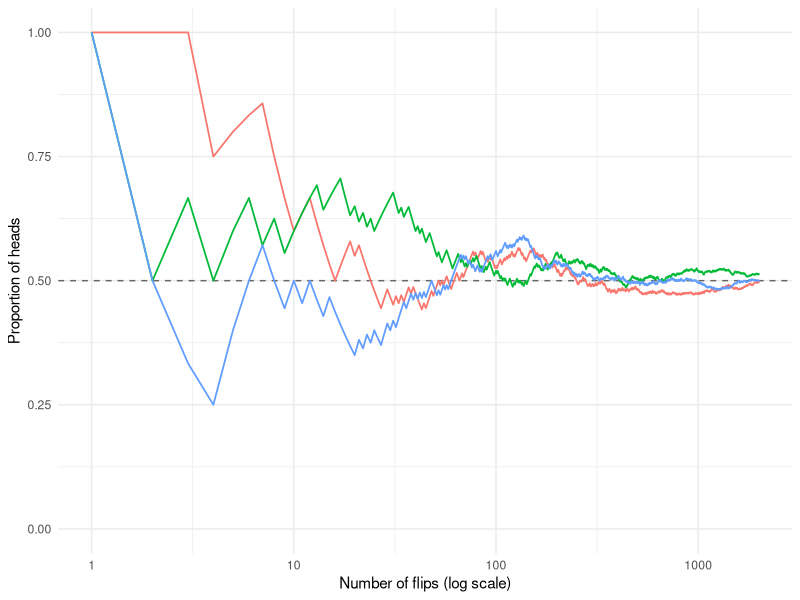
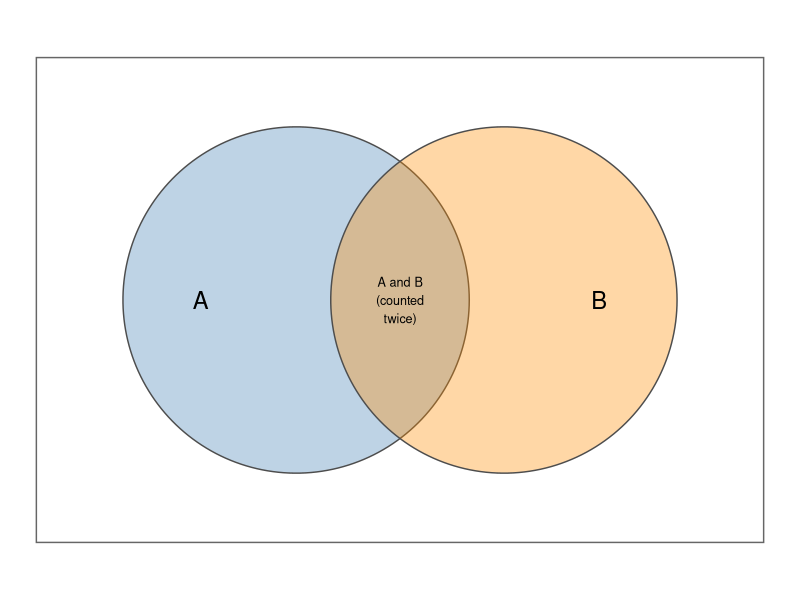
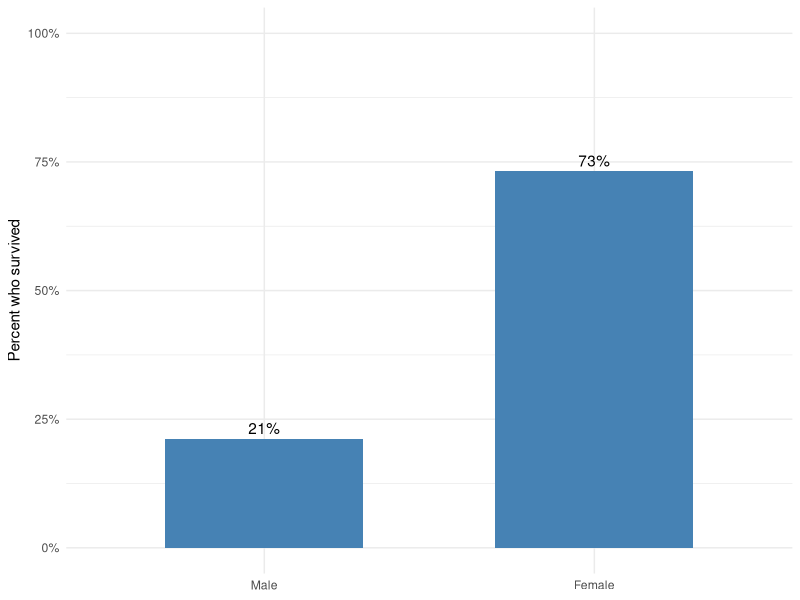
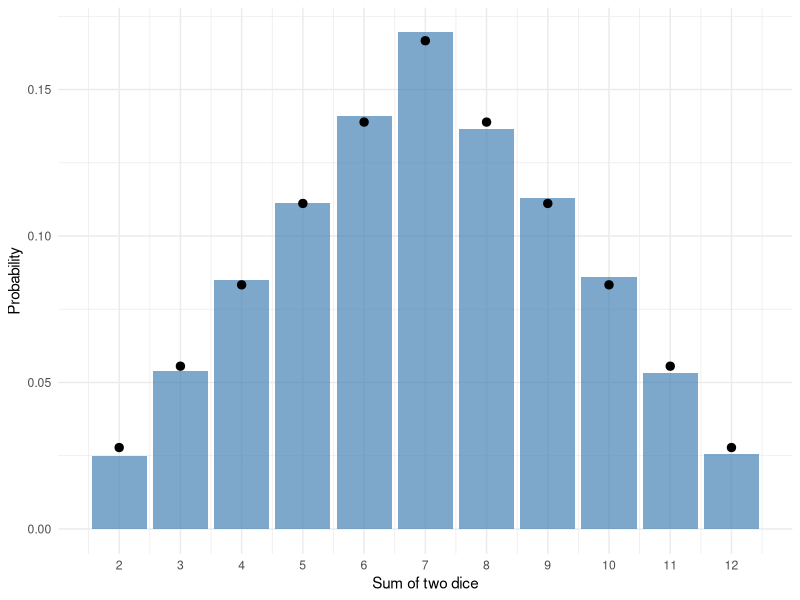
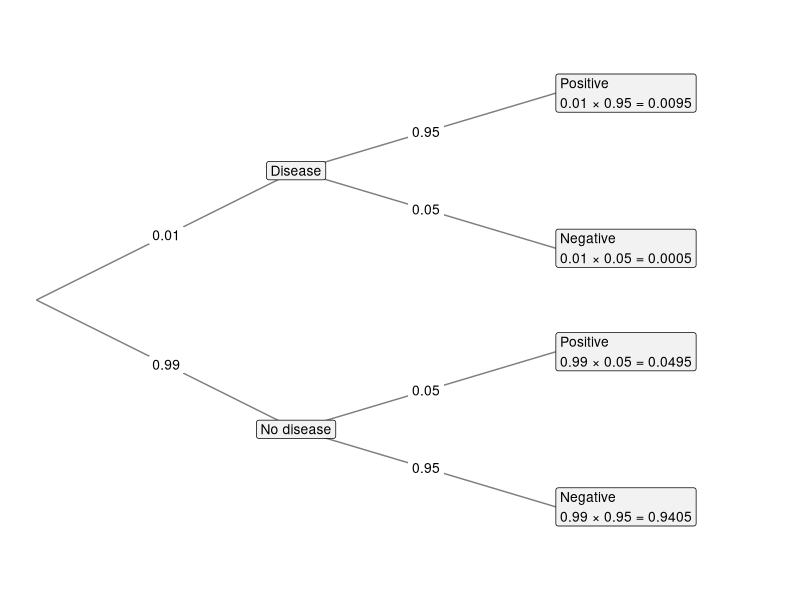

The R script that drew these images, in order:
## ---- chunk 1
#| label: coin-flips
#| echo: false
set.seed(113)
flips <- sample(c("H", "T"), size = 10000, replace = TRUE)
ten <- flips[1:10]
## ---- chunk 2
#| label: tbl-coin
#| tbl-cap: "The proportion of heads after more and more flips of a fair coin."
#| echo: false
n <- c(10, 100, 1000, 10000)
heads <- sapply(n, function(k) sum(flips[1:k] == "H"))
knitr::kable(
  data.frame(n, heads, heads / n),
  col.names = c("Number of flips", "Number of heads", "Proportion of heads"),
  format.args = list(big.mark = ","),
  digits = 4
)
## ---- chunk 3
#| label: fig-lln
#| fig-cap: "The running proportion of heads in three separate sequences of 2,000 flips of a fair coin. Each sequence wanders early on, but all settle near 0.5."
#| echo: false
#| fig-width: 7
#| fig-height: 3.5
library(ggplot2)
set.seed(2026)
n <- 2000
runs <- do.call(rbind, lapply(1:3, function(i) {
  heads <- sample(c(1, 0), size = n, replace = TRUE)
  data.frame(flip = 1:n, prop = cumsum(heads) / (1:n), run = factor(i))
}))
ggplot(runs, aes(x = flip, y = prop, colour = run)) +
  geom_hline(yintercept = 0.5, linetype = "dashed", colour = "grey40") +
  geom_line(linewidth = 0.6) +
  scale_x_log10() +
  coord_cartesian(ylim = c(0, 1)) +
  labs(x = "Number of flips (log scale)", y = "Proportion of heads") +
  theme_minimal() +
  theme(legend.position = "none")
## ---- chunk 4
#| label: fig-venn
#| fig-cap: "A Venn diagram. The rectangle is the sample space, and each circle is an event. Outcomes in the overlap belong to both $A$ and $B$, so adding $P(A)$ and $P(B)$ counts them twice."
#| echo: false
#| fig-width: 5
#| fig-height: 3
circle <- function(x0, label, r = 1, n = 200) {
  t <- seq(0, 2 * pi, length.out = n)
  data.frame(x = x0 + r * cos(t), y = r * sin(t), event = label)
}
circles <- rbind(circle(-0.6, "A"), circle(0.6, "B"))
ggplot() +
  annotate("rect", xmin = -2.1, xmax = 2.1, ymin = -1.4, ymax = 1.4,
           fill = NA, colour = "grey40") +
  geom_polygon(data = circles, aes(x, y, group = event, fill = event),
               alpha = 0.35, colour = "grey30") +
  annotate("text", x = c(-1.15, 1.15), y = 0, label = c("A", "B"), size = 6) +
  annotate("text", x = 0, y = 0, label = "A and B\n(counted\ntwice)", size = 3.2) +
  scale_fill_manual(values = c(A = "steelblue", B = "darkorange")) +
  coord_equal() +
  theme_void() +
  theme(legend.position = "none")
## ---- chunk 5
#| label: tbl-titanic
#| tbl-cap: "People aboard the *Titanic*, by sex and survival."
#| echo: false
titanic <- margin.table(Titanic, c("Sex", "Survived"))
titanic_table <- function(x, digits = 0) {
  tab <- as.data.frame.matrix(x)
  names(tab) <- c("Did not survive", "Survived", if (ncol(tab) == 3) "Total")
  rownames(tab)[rownames(tab) == "Sum"] <- "Total"
  knitr::kable(tab, digits = digits, format.args = list(big.mark = ","))
}
titanic_table(addmargins(titanic))
## ---- chunk 6
#| label: tbl-titanic-prop
#| tbl-cap: "Each count in @tbl-titanic divided by 2,201."
#| echo: false
titanic_table(addmargins(prop.table(titanic)), digits = 3)
## ---- chunk 7
#| label: tbl-titanic-rows
#| tbl-cap: "Each row of @tbl-titanic divided by its row total: survival given sex."
#| echo: false
titanic_table(prop.table(titanic, 1), digits = 3)
## ---- chunk 8
#| label: fig-titanic-survival
#| fig-cap: "The percentage of people aboard the *Titanic* who survived, among females and among males. Each bar is a conditional probability."
#| echo: false
#| fig-width: 5
#| fig-height: 2.8
surv <- as.data.frame(prop.table(titanic, 1))
surv <- surv[surv$Survived == "Yes", ]
ggplot(surv, aes(x = Sex, y = Freq)) +
  geom_col(fill = "steelblue", width = 0.6) +
  geom_text(aes(label = scales::percent(Freq, accuracy = 1)), vjust = -0.4) +
  scale_y_continuous(labels = scales::percent, limits = c(0, 1)) +
  labs(x = NULL, y = "Percent who survived") +
  theme_minimal()
## ---- chunk 9
#| label: at-least-one-sim
#| echo: false
set.seed(1654)
got_six <- replicate(10000, any(sample(1:6, size = 4, replace = TRUE) == 6))
## ---- chunk 10
#| label: dice-sim
#| echo: false
set.seed(36)
sums <- replicate(10000, sum(sample(1:6, size = 2, replace = TRUE)))
## ---- chunk 11
#| label: fig-dice
#| fig-cap: "Relative frequencies of the sum of two dice in 10,000 simulated rolls (bars) and the exact probabilities (points)."
#| echo: false
#| fig-width: 6
#| fig-height: 3.5
exact <- data.frame(sum = 2:12, prob = c(1:6, 5:1) / 36)
simulated <- as.data.frame(prop.table(table(factor(sums, levels = 2:12))))
names(simulated) <- c("sum", "prop")
simulated$sum <- as.integer(as.character(simulated$sum))
ggplot(simulated, aes(x = sum, y = prop)) +
  geom_col(fill = "steelblue", alpha = 0.7) +
  geom_point(data = exact, aes(y = prob), size = 2.5) +
  scale_x_continuous(breaks = 2:12) +
  labs(x = "Sum of two dice", y = "Probability") +
  theme_minimal()
## ---- chunk 12
#| label: fig-tree
#| fig-cap: "A tree diagram for the screening test. Probabilities on the second set of branches are conditional on the first. The probability at the end of each path is the product of the probabilities along it."
#| echo: false
#| fig-width: 7
#| fig-height: 4
nodes <- data.frame(
  x = c(1, 1, 2, 2, 2, 2),
  y = c(0.75, 0.25, 0.9, 0.6, 0.4, 0.1),
  label = c("Disease", "No disease",
            "Positive\n0.01 × 0.95 = 0.0095", "Negative\n0.01 × 0.05 = 0.0005",
            "Positive\n0.99 × 0.05 = 0.0495", "Negative\n0.99 × 0.95 = 0.9405")
)
edges <- data.frame(
  x = c(0, 0, 1, 1, 1, 1), y = c(0.5, 0.5, 0.75, 0.75, 0.25, 0.25),
  xend = nodes$x, yend = nodes$y,
  prob = c("0.01", "0.99", "0.95", "0.05", "0.05", "0.95")
)
ggplot() +
  geom_segment(data = edges, aes(x = x, y = y, xend = xend, yend = yend),
               colour = "grey50") +
  geom_label(data = edges, aes(x = (x + xend) / 2, y = (y + yend) / 2, label = prob),
             size = 3.5, label.size = 0, fill = "white") +
  geom_label(data = nodes, aes(x = x, y = y, label = label),
             hjust = c(0.5, 0.5, 0, 0, 0, 0), size = 3.5, fill = "grey95") +
  coord_cartesian(xlim = c(0, 2.8), ylim = c(0, 1)) +
  scale_y_continuous(expand = expansion(add = 0.08)) +
  theme_void()
## ---- chunk 13
#| label: tbl-prior
#| tbl-cap: "The probability of disease after a positive test, for the same test used where the disease is more or less common."
#| echo: false
prior <- c(0.001, 0.01, 0.10, 0.50)
posterior <- prior * 0.95 / (prior * 0.95 + (1 - prior) * 0.05)
knitr::kable(
  data.frame(prior, round(posterior, 3)),
  col.names = c("Prior: P(disease)", "Posterior: P(disease | positive)")
)
